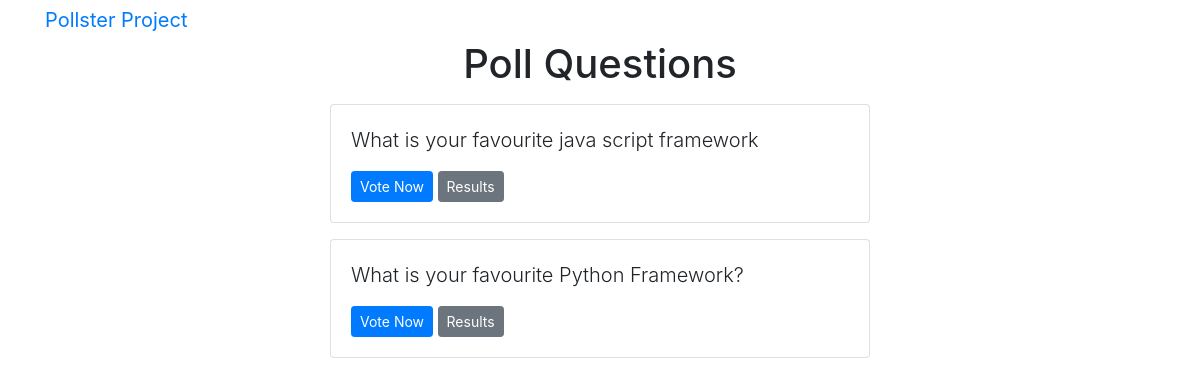
The app's page /project/ with its own data.
### project/models.py (models this page shows, shortened)
class Question(models.Model):
    question_text = models.CharField(max_length=200)
    pub_date = models.DateTimeField('date published')

### project/views.py (the view)
# urls.py: path('', views.index, name='index'),
def index(request):
    latest_question_list = Question.objects.order_by('-pub_date')[:5]
    context = {'latest_question_list': latest_question_list}
    return render(request, 'project/index.html', context)

### templates/project/index.html
{% extends 'project/base.html' %}
{% block content %}
  <h1 class="text-center mb-3">Poll Questions</h1>
  {% if latest_question_list %}
    {% for question in latest_question_list %}
      <div class="card mb-3">
        <div class="card-body">
          <p class="lead">{{ question.question_text }}</p>
            <a href="{% url 'project:detail' question.id %}" class="btn btn-primary btn-sm">Vote Now</a>
          <a href="{% url 'project:results' question.id %}" class="btn btn-secondary btn-sm">Results</a>
        </div>
      </div>
    {% endfor %}
  {% else %}
    <p>No Poll Available</p>
  {% endif %}
{% endblock %}

### records on screen
Question: question_text "What is your favourite java script framework"
Question: question_text "What is your favourite Python Framework?"
